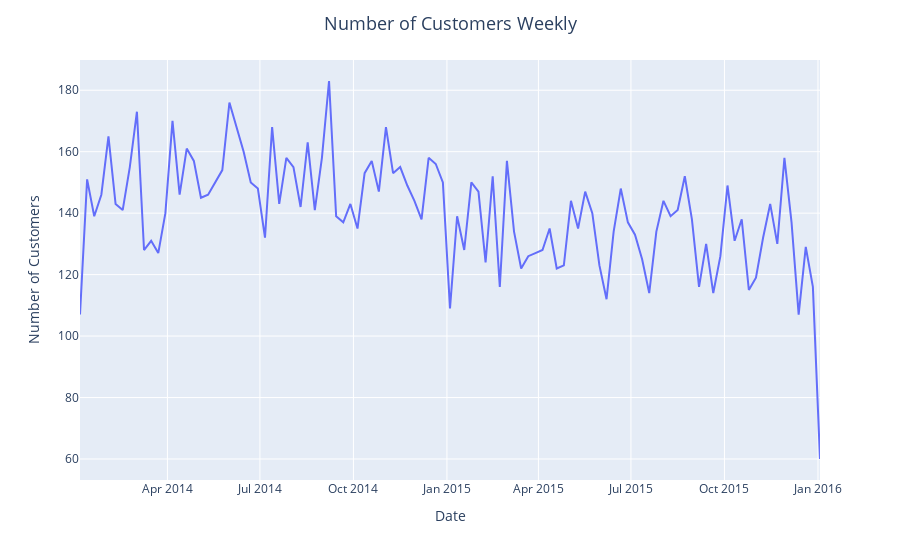

Notebook source saved alongside this figure:
### Markdown cell above
from above graph highest sales was done on Aug

### Code cell
Unique_customer_weekly = data.resample('w', on='Date').memberID.nunique()
fig = px.line(Unique_customer_weekly, x=Unique_customer_weekly.index, y=Unique_customer_weekly,
              labels={'y': 'Number of Customers'})
fig.update_layout(title_text='Number of Customers Weekly',
                  title_x=0.5, title_font=dict(size=18))
fig.show()
